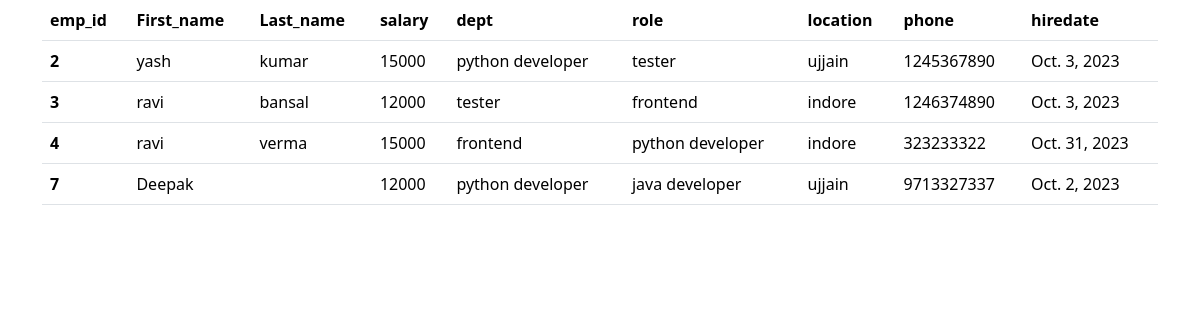
Screenshot of /allemp/ with the database file from the repository.
### office/models.py (models this page shows, shortened)
class Employee(models.Model):
    first_name=models.CharField(max_length=100,)
    last_name=models.CharField(max_length=100)
    dept=models.ForeignKey(Department,on_delete=models.CASCADE)
    salary=models.IntegerField(default=0)
    bonus=models.IntegerField(default=0)
    role=models.ForeignKey(Role,on_delete=models.CASCADE)
    phone=models.IntegerField(default=0)
    hire_date=models.DateField()

class Department(models.Model):
    name=models.CharField(max_length=100,)
    location=models.CharField(max_length=100)

class Role(models.Model):
    name=models.CharField(max_length=100,)

### office/views.py (the view)
# urls.py: path('allemp/',views.allemp,name='allemp'),
def allemp(request):
    emps=Employee.objects.all()
    context={
        'emps':emps
    }
    return render(request,"allemp.html",context)

### office/templates/allemp.html (shortened to what this page needs)
<!DOCTYPE html>
<html lang="en">
<head>
    <link href="https://cdn.jsdelivr.net/npm/bootstrap@5.3.2/dist/css/bootstrap.min.css" rel="stylesheet">
</head>
<body>
    <div class="container">
        <table class="table">
            <thead>
              <tr>
                <th scope="col">emp_id</th>
                <th scope="col">First_name</th>
                <th scope="col">Last_name</th>
                <th scope="col">salary</th>
                <th scope="col">dept</th>
                <th scope="col">role</th>
                <th scope="col">location</th>
                <th scope="col">phone</th>
                <th scope="col">hiredate</th>
              </tr>
            </thead>
            <tbody>
                {% for emp in emps %}
              <tr>
                <th scope="row">{{emp.id}}</th>
                <td>{{emp.first_name}}</td>
                <td>{{emp.last_name}}</td>
                <td>{{emp.salary}}</td>
                <td>{{emp.dept.name}}</td>
                <td>{{emp.role.name}}</td>
                <td>{{emp.dept.location}}</td>
                <td>{{emp.phone}}</td>
                <td>{{emp.hire_date}}</td>
              </tr>
             {% endfor %}
            </tbody>
          </table>
    </div>
</body>
</html>

### rows the page displays
Employee: id "2", first_name "yash", last_name "kumar", salary "15000", dept.name "python developer", role.name "tester", dept.location "ujjain", phone "1245367890", hire_date "Oct. 3, 2023"
Employee: id "3", first_name "ravi", last_name "bansal", salary "12000", dept.name "tester", role.name "frontend", dept.location "indore", phone "1246374890", hire_date "Oct. 3, 2023"
Employee: id "4", first_name "ravi", last_name "verma", salary "15000", dept.name "frontend", role.name "python developer", dept.location "indore", phone "323233322", hire_date "Oct. 31, 2023"
Employee: id "7", first_name "Deepak", salary "12000", dept.name "python developer", role.name "java developer", dept.location "ujjain", phone "9713327337", hire_date "Oct. 2, 2023"
